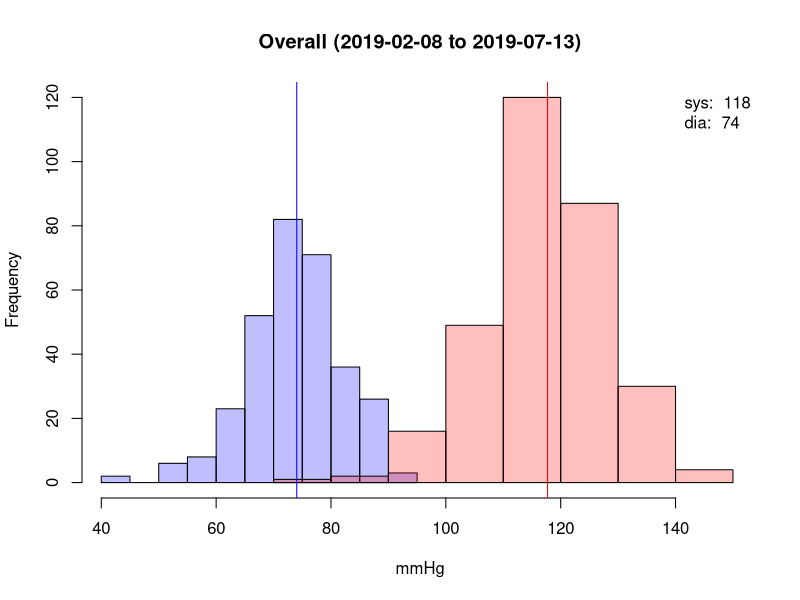
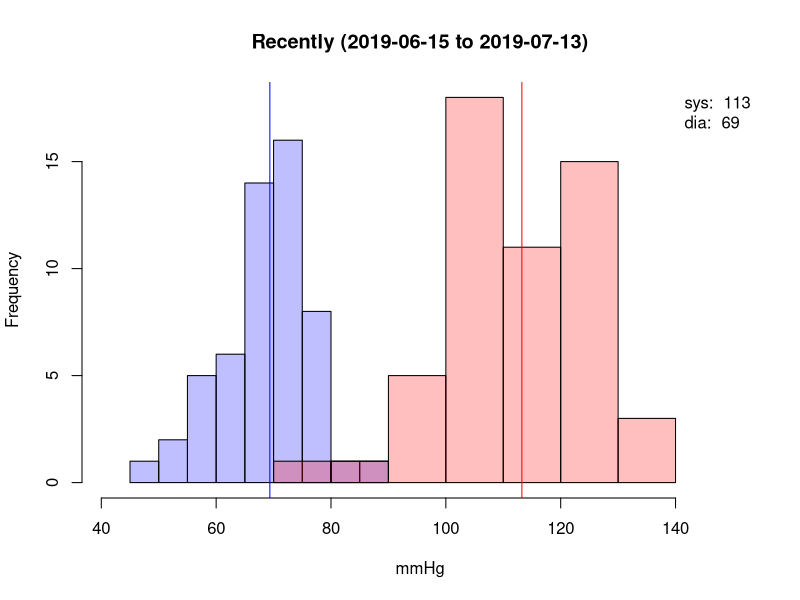
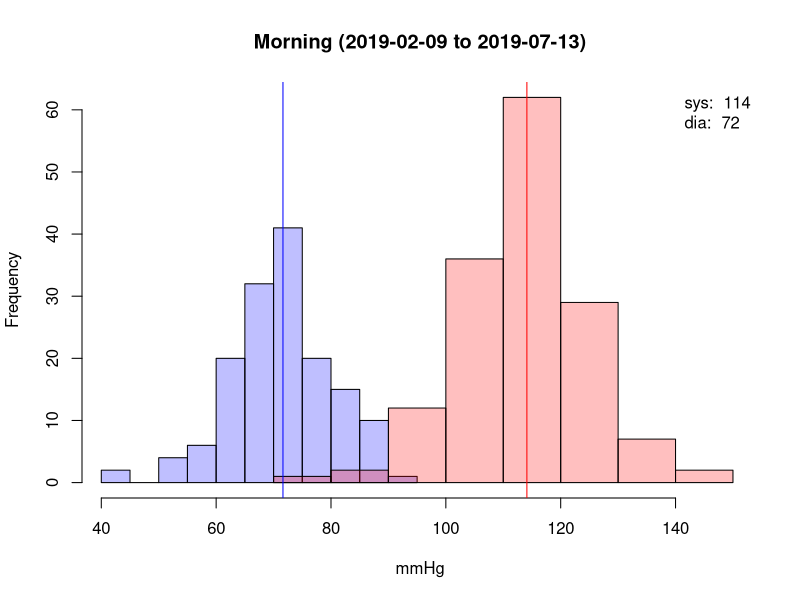
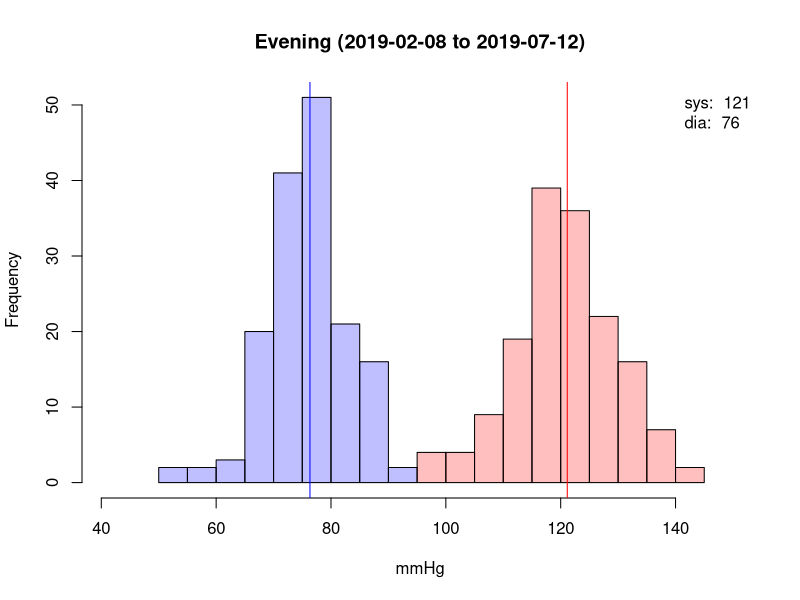
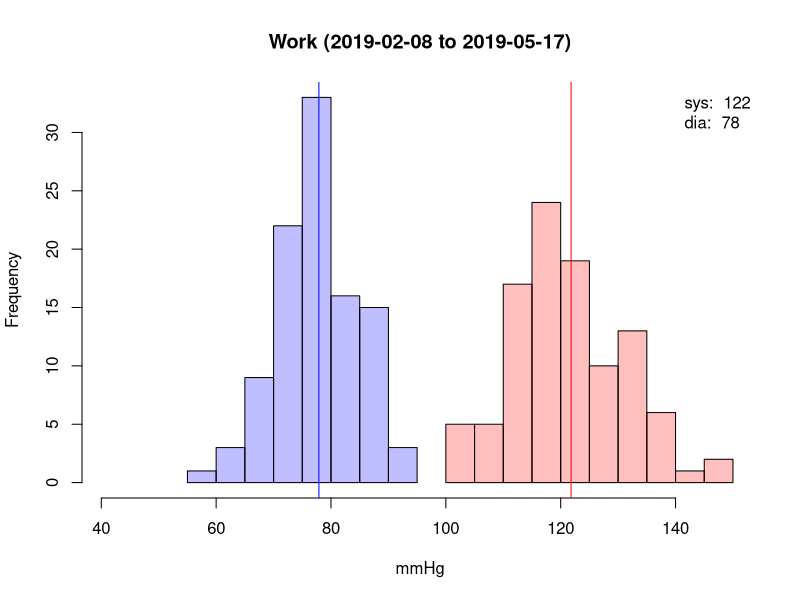
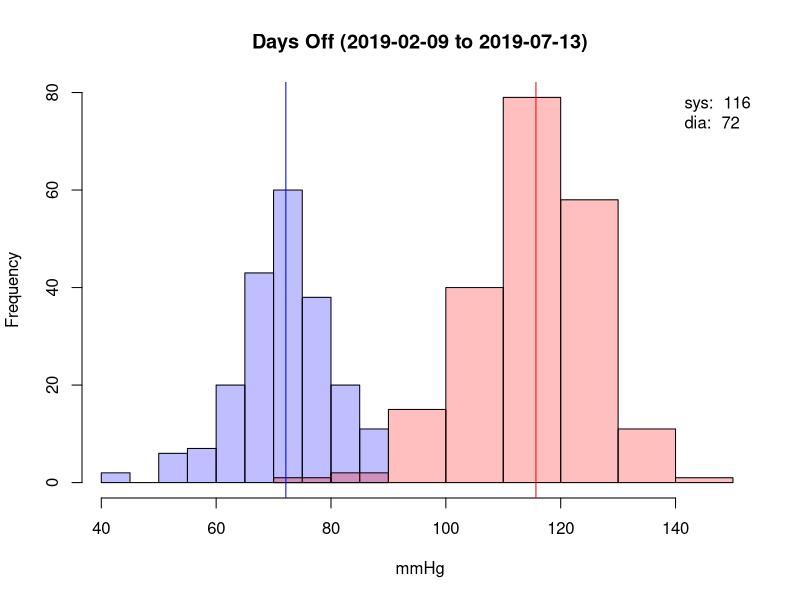
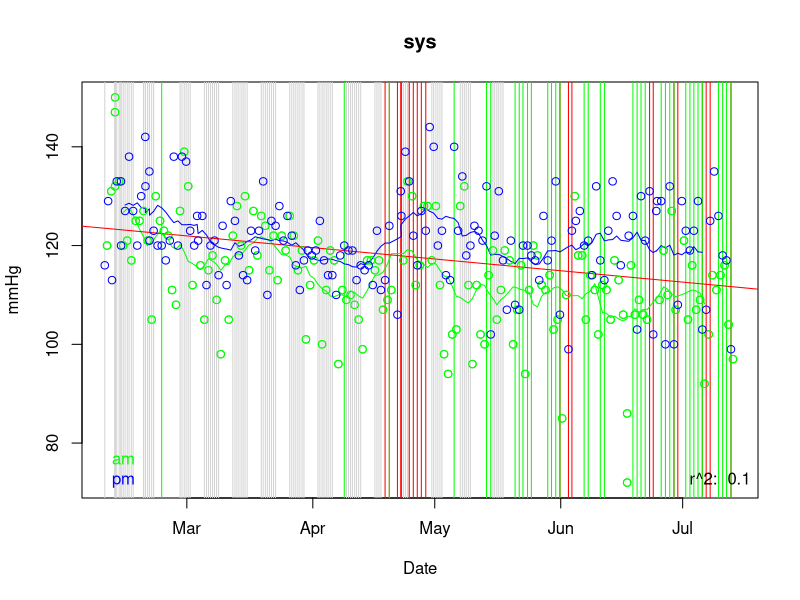
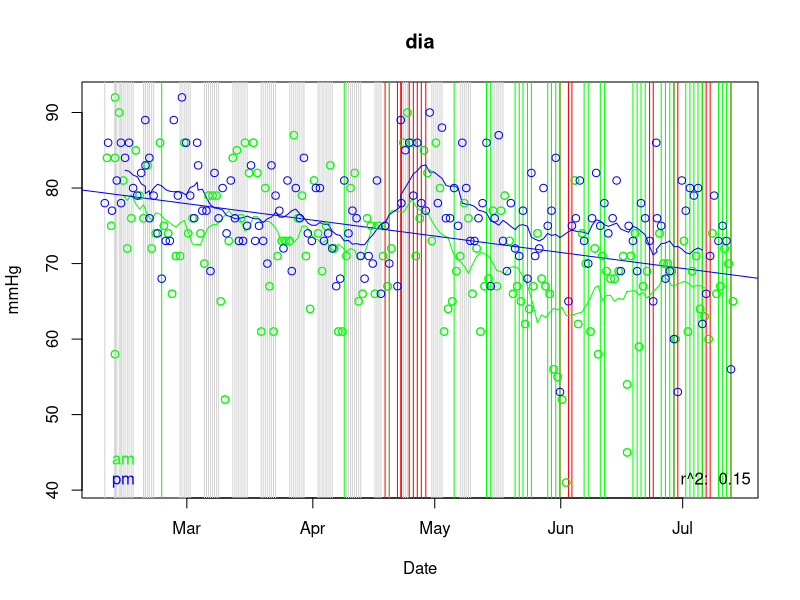

Here is the R script that generated these plots, in order:
## ---- chunk 1
library(lubridate)
## ---- chunk 2
b <- read.csv(file="bp.csv", header=TRUE, sep=",")
f <- read.csv(file="factors.csv", header=TRUE, sep=",")
bp <- merge(b, f, all.x = TRUE)
bp[is.na(bp)] <- 0
bp$datetime <- as_datetime(paste(bp$date, bp$time))
mp <- c(min(bp$dia), max(bp$sys))
cdia <- rgb(0,0,1,1/4)
csys <- rgb(1,0,0,1/4)
cpul <- rgb(0,1,0,1/4)
## ---- chunk 3
plot.blood.pressure <- function(bp, title) {
  hsys <- hist(bp$sys, plot=F)
  hdia <- hist(bp$dia, plot=F)
  mc <- c(0, max(c(hsys$counts, hdia$counts)))
  plot(hdia, col=cdia, xlim=mp, ylim=mc, main = paste(title, " (", as.Date(min(bp$datetime)), " to ", as.Date(max(bp$datetime)), ")", sep=""), xlab = "mmHg")
  plot(hsys, col=csys, xlim=mp, ylim=mc, add=T)
  mdia <- mean(bp$dia)
  msys <- mean(bp$sys)
  abline(v=c(msys, mdia), col=c("red","blue"))
  legend("topright", bty="n", legend=c(paste("sys: ", format(msys, digits=2)), paste("dia: ", format(mdia, digits=2))))
}
## ---- chunk 4
plot.blood.pressure(bp, "Overall")
## ---- chunk 5
recent <- max(bp$datetime) - bp$datetime < 28*24*3600
plot.blood.pressure(bp[recent,], "Recently")
## ---- chunk 6
am <- hour(bp$datetime) < 12
plot.blood.pressure(bp[am,], "Morning")
## ---- chunk 7
pm <- hour(bp$datetime) >= 12
plot.blood.pressure(bp[pm,], "Evening")
## ---- chunk 8
plot.blood.pressure(bp[bp$work == 1,], "Work")
## ---- chunk 9
plot.blood.pressure(bp[bp$work == 0,], "Days Off")
## ---- chunk 10
movavg <- function(x, n=14){
  filter(x,rep(1/n,n), sides=2)
}
plot.dates <- function(bp, var, col, yl="mmHg") {
  cs <- c("green", "blue")
  dates <- bp$datetime
  points <- bp[,var]
  am <- hour(bp$datetime) < 12
  pm <- !am
  plot(dates[am], points[am], xlab="Date", ylab=yl, main=var, col=cs[1])
  abline(v=dates[bp$work == 1], col="lightgray")
  abline(v=dates[pm & (bp$alcohol == 1)], col="red")
  abline(v=dates[pm & (bp$cycle == 1)], col="green")
  lines(dates[am], movavg(points[am]), col=cs[1])
  lines(dates[pm], movavg(points[pm]), col=cs[2])
  sd <- lm(points~dates)
  abline(sd, col=col)
  points(dates[am], points[am], col=cs[1])
  points(dates[pm], points[pm], col=cs[2])
  legend("bottomright", bty="n", legend=paste("r^2: ", format(summary(sd)$r.squared, digits=2)))
  legend("bottomleft", bty="n", legend=c("am", "pm"), text.col = cs, pt.bg=cs)
}
plot.dates(bp, "sys", "red")
plot.dates(bp, "dia", "blue")
## ---- chunk 11
plot(bp$dia, bp$sys, xlab = "Diastolic", ylab="Systolic")
msd <- lm(bp$sys~bp$dia)
abline(msd)
legend("bottomright", bty="n", legend=paste("r^2: ", format(summary(msd)$r.squared, digits=2)))
## ---- chunk 12
plot.pulse <- function(bp, c, title) {
  hpul <- hist(bp$pulse, plot=F)
  plot(hpul, col=c, main = title, xlab = "bpm")
  m <- mean(bp$pulse)
  abline(v=m, col=c)
  legend("topright", bty="n", legend=paste("av: ", format(m, digits=2)))
}
plot.pulse(bp, cpul, "Overall")
## ---- chunk 13
plot.pulse(bp[am & bp$work==1 & bp$alcohol==0,], cpul, "Morning (work)")
## ---- chunk 14
plot.pulse(bp[am & bp$work==0 & bp$alcohol==0,], cpul, "Morning (off)")
## ---- chunk 15
plot.pulse(bp[am & bp$work==1 & bp$alcohol==0,], cpul, "Evening (work)")
## ---- chunk 16
plot.pulse(bp[pm & bp$work==0 & bp$alcohol==0,], cpul, "Evening (off)")
## ---- chunk 17
plot.dates(bp, "pulse", "green", "bpm")
## ---- chunk 18
plot.blood.pressure(bp[bp$datetime < "2019-04-18",], "Alcohol-free")
## ---- chunk 19
plot.dates(bp[bp$datetime < "2019-04-18",], "sys", "red")
## ---- chunk 20
plot.dates(bp[bp$datetime < "2019-04-18",], "dia", "blue")
## ---- chunk 21
plot.dates(bp[bp$datetime < "2019-04-18",], "pulse", "green", "bpm")
